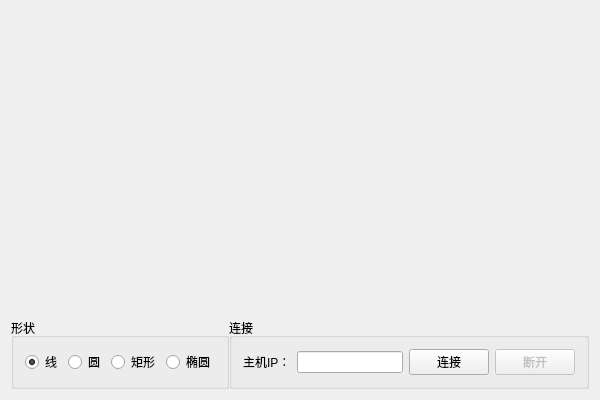
<?xml version="1.0" encoding="UTF-8"?>
<ui version="4.0">
 <class>clientClass</class>
 <widget class="QMainWindow" name="clientClass">
  <property name="geometry">
   <rect>
    <x>0</x>
    <y>0</y>
    <width>600</width>
    <height>400</height>
   </rect>
  </property>
  <property name="windowTitle">
   <string>共享白板客户端</string>
  </property>
  <property name="windowIcon">
   <iconset resource="client.qrc">
    <normaloff>:/client/exe.ico</normaloff>:/client/exe.ico</iconset>
  </property>
  <widget class="QWidget" name="centralWidget">
   <layout class="QVBoxLayout" name="verticalLayout_2">
    <item>
     <spacer name="verticalSpacer">
      <property name="orientation">
       <enum>Qt::Vertical</enum>
      </property>
      <property name="sizeHint" stdset="0">
       <size>
        <width>20</width>
        <height>316</height>
       </size>
      </property>
     </spacer>
    </item>
    <item>
     <layout class="QHBoxLayout" name="horizontalLayout_3" stretch="0,0">
      <property name="spacing">
       <number>0</number>
      </property>
      <property name="sizeConstraint">
       <enum>QLayout::SetFixedSize</enum>
      </property>
      <property name="margin">
       <number>0</number>
      </property>
      <item>
       <widget class="QGroupBox" name="groupBox">
        <property name="title">
         <string>形状</string>
        </property>
        <layout class="QVBoxLayout" name="verticalLayout">
         <item>
          <layout class="QHBoxLayout" name="horizontalLayout_2">
           <item>
            <widget class="QRadioButton" name="line">
             <property name="text">
              <string>线</string>
             </property>
             <property name="checked">
              <bool>true</bool>
             </property>
            </widget>
           </item>
           <item>
            <widget class="QRadioButton" name="circle">
             <property name="text">
              <string>圆</string>
             </property>
             <property name="checked">
              <bool>false</bool>
             </property>
            </widget>
           </item>
           <item>
            <widget class="QRadioButton" name="rectangle">
             <property name="text">
              <string>矩形</string>
             </property>
            </widget>
           </item>
           <item>
            <widget class="QRadioButton" name="ellipse">
             <property name="text">
              <string>椭圆</string>
             </property>
            </widget>
           </item>
          </layout>
         </item>
        </layout>
       </widget>
      </item>
      <item>
       <widget class="QGroupBox" name="groupBox_conn">
        <property name="title">
         <string>连接</string>
        </property>
        <layout class="QHBoxLayout" name="horizontalLayout">
         <item>
          <widget class="QLabel" name="label">
           <property name="text">
            <string>主机IP：</string>
           </property>
          </widget>
         </item>
         <item>
          <widget class="QLineEdit" name="hostName">
           <property name="contextMenuPolicy">
            <enum>Qt::DefaultContextMenu</enum>
           </property>
           <property name="echoMode">
            <enum>QLineEdit::Normal</enum>
           </property>
          </widget>
         </item>
         <item>
          <widget class="QPushButton" name="login">
           <property name="text">
            <string>连接</string>
           </property>
          </widget>
         </item>
         <item>
          <widget class="QPushButton" name="logout">
           <property name="enabled">
            <bool>false</bool>
           </property>
           <property name="text">
            <string>断开</string>
           </property>
          </widget>
         </item>
        </layout>
       </widget>
      </item>
     </layout>
    </item>
   </layout>
  </widget>
 </widget>
 <layoutdefault spacing="6" margin="11"/>
 <resources>
  <include location="client.qrc"/>
 </resources>
 <connections/>
</ui>
